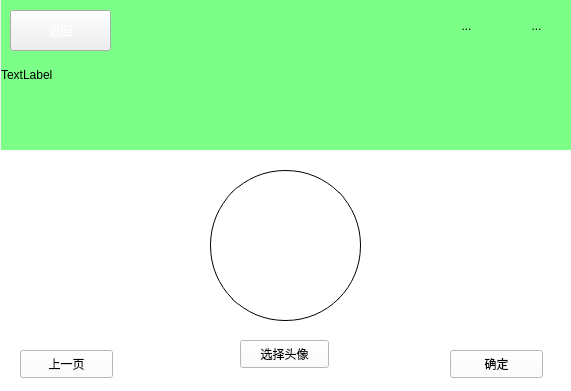
<?xml version="1.0" encoding="UTF-8"?>
<ui version="4.0">
 <class>registerWidget</class>
 <widget class="QWidget" name="registerWidget">
  <property name="geometry">
   <rect>
    <x>0</x>
    <y>0</y>
    <width>571</width>
    <height>391</height>
   </rect>
  </property>
  <property name="windowTitle">
   <string>Form</string>
  </property>
  <widget class="QPushButton" name="returnpushButton">
   <property name="geometry">
    <rect>
     <x>10</x>
     <y>10</y>
     <width>101</width>
     <height>41</height>
    </rect>
   </property>
   <property name="styleSheet">
    <string notr="true">color: rgb(255, 255, 255);
font: 9pt &quot;幼圆&quot;;</string>
   </property>
   <property name="text">
    <string>返回</string>
   </property>
  </widget>
  <widget class="QStackedWidget" name="stackedWidget">
   <property name="geometry">
    <rect>
     <x>0</x>
     <y>150</y>
     <width>571</width>
     <height>251</height>
    </rect>
   </property>
   <property name="styleSheet">
    <string notr="true">background-color: rgb(255, 255, 255);</string>
   </property>
   <property name="currentIndex">
    <number>1</number>
   </property>
   <widget class="QWidget" name="page">
    <widget class="QLabel" name="label">
     <property name="geometry">
      <rect>
       <x>127</x>
       <y>40</y>
       <width>61</width>
       <height>21</height>
      </rect>
     </property>
     <property name="styleSheet">
      <string notr="true">font: 9pt &quot;幼圆&quot;;</string>
     </property>
     <property name="text">
      <string>邮  箱</string>
     </property>
     <property name="alignment">
      <set>Qt::AlignCenter</set>
     </property>
    </widget>
    <widget class="QLabel" name="label_3">
     <property name="geometry">
      <rect>
       <x>127</x>
       <y>100</y>
       <width>61</width>
       <height>20</height>
      </rect>
     </property>
     <property name="styleSheet">
      <string notr="true">font: 9pt &quot;幼圆&quot;;</string>
     </property>
     <property name="text">
      <string>昵  称</string>
     </property>
     <property name="alignment">
      <set>Qt::AlignCenter</set>
     </property>
    </widget>
    <widget class="QLabel" name="label_4">
     <property name="geometry">
      <rect>
       <x>127</x>
       <y>160</y>
       <width>61</width>
       <height>20</height>
      </rect>
     </property>
     <property name="styleSheet">
      <string notr="true">font: 9pt &quot;幼圆&quot;;</string>
     </property>
     <property name="text">
      <string>密  码</string>
     </property>
     <property name="alignment">
      <set>Qt::AlignCenter</set>
     </property>
    </widget>
    <widget class="QLineEdit" name="lineEdit">
     <property name="geometry">
      <rect>
       <x>229</x>
       <y>35</y>
       <width>201</width>
       <height>31</height>
      </rect>
     </property>
     <property name="styleSheet">
      <string notr="true">font: 9pt &quot;幼圆&quot;;</string>
     </property>
     <property name="text">
      <string/>
     </property>
     <property name="placeholderText">
      <string>请输入您的邮箱</string>
     </property>
    </widget>
    <widget class="QLineEdit" name="lineEdit_2">
     <property name="geometry">
      <rect>
       <x>229</x>
       <y>90</y>
       <width>201</width>
       <height>31</height>
      </rect>
     </property>
     <property name="styleSheet">
      <string notr="true">font: 9pt &quot;幼圆&quot;;</string>
     </property>
     <property name="placeholderText">
      <string>您希望的称呼</string>
     </property>
    </widget>
    <widget class="QLineEdit" name="lineEdit_4">
     <property name="geometry">
      <rect>
       <x>229</x>
       <y>155</y>
       <width>201</width>
       <height>31</height>
      </rect>
     </property>
     <property name="styleSheet">
      <string notr="true">font: 9pt &quot;幼圆&quot;;</string>
     </property>
     <property name="text">
      <string/>
     </property>
     <property name="echoMode">
      <enum>QLineEdit::Password</enum>
     </property>
     <property name="placeholderText">
      <string>请设置您的密码</string>
     </property>
    </widget>
    <widget class="QPushButton" name="nextpagepushButton">
     <property name="geometry">
      <rect>
       <x>450</x>
       <y>190</y>
       <width>93</width>
       <height>28</height>
      </rect>
     </property>
     <property name="styleSheet">
      <string notr="true">font: 9pt &quot;幼圆&quot;;</string>
     </property>
     <property name="text">
      <string>下一页</string>
     </property>
    </widget>
   </widget>
   <widget class="QWidget" name="page_2">
    <widget class="QPushButton" name="pushButton_2">
     <property name="geometry">
      <rect>
       <x>450</x>
       <y>300</y>
       <width>93</width>
       <height>28</height>
      </rect>
     </property>
     <property name="text">
      <string>确认</string>
     </property>
    </widget>
    <widget class="QPushButton" name="choosepushButton">
     <property name="geometry">
      <rect>
       <x>240</x>
       <y>190</y>
       <width>89</width>
       <height>28</height>
      </rect>
     </property>
     <property name="styleSheet">
      <string notr="true">font: 9pt &quot;幼圆&quot;;</string>
     </property>
     <property name="text">
      <string>选择头像</string>
     </property>
    </widget>
    <widget class="QPushButton" name="pushButton">
     <property name="geometry">
      <rect>
       <x>450</x>
       <y>200</y>
       <width>93</width>
       <height>28</height>
      </rect>
     </property>
     <property name="styleSheet">
      <string notr="true">font: 9pt &quot;幼圆&quot;;</string>
     </property>
     <property name="text">
      <string>确定</string>
     </property>
    </widget>
    <widget class="QPushButton" name="prepagepushButton">
     <property name="geometry">
      <rect>
       <x>20</x>
       <y>200</y>
       <width>93</width>
       <height>28</height>
      </rect>
     </property>
     <property name="styleSheet">
      <string notr="true">font: 9pt &quot;幼圆&quot;;</string>
     </property>
     <property name="text">
      <string>上一页</string>
     </property>
    </widget>
    <widget class="QLabel" name="headlabel">
     <property name="geometry">
      <rect>
       <x>210</x>
       <y>20</y>
       <width>151</width>
       <height>151</height>
      </rect>
     </property>
     <property name="styleSheet">
      <string notr="true">border-width:1px;
border-radius:75px;
background-color: rgb(255, 255, 255);
border-style:solid;
border-color: rgb(0, 0, 0);

</string>
     </property>
     <property name="text">
      <string/>
     </property>
    </widget>
    <zorder>choosepushButton</zorder>
    <zorder>pushButton_2</zorder>
    <zorder>pushButton</zorder>
    <zorder>prepagepushButton</zorder>
    <zorder>headlabel</zorder>
   </widget>
  </widget>
  <widget class="QToolButton" name="toolButton">
   <property name="geometry">
    <rect>
     <x>436</x>
     <y>10</y>
     <width>61</width>
     <height>31</height>
    </rect>
   </property>
   <property name="text">
    <string>...</string>
   </property>
   <property name="icon">
    <iconset resource="src.qrc">
     <normaloff>:/image/toolicon/reduce-one.png</normaloff>:/image/toolicon/reduce-one.png</iconset>
   </property>
   <property name="autoRaise">
    <bool>true</bool>
   </property>
  </widget>
  <widget class="QToolButton" name="toolButton_2">
   <property name="geometry">
    <rect>
     <x>506</x>
     <y>10</y>
     <width>61</width>
     <height>31</height>
    </rect>
   </property>
   <property name="text">
    <string>...</string>
   </property>
   <property name="icon">
    <iconset resource="src.qrc">
     <normaloff>:/image/toolicon/close-one.png</normaloff>:/image/toolicon/close-one.png</iconset>
   </property>
   <property name="autoRaise">
    <bool>true</bool>
   </property>
  </widget>
  <widget class="QLabel" name="giflabel">
   <property name="geometry">
    <rect>
     <x>1</x>
     <y>-6</y>
     <width>571</width>
     <height>161</height>
    </rect>
   </property>
   <property name="styleSheet">
    <string notr="true">background-color: rgb(123, 255, 134);</string>
   </property>
   <property name="text">
    <string>TextLabel</string>
   </property>
  </widget>
  <zorder>giflabel</zorder>
  <zorder>stackedWidget</zorder>
  <zorder>returnpushButton</zorder>
  <zorder>toolButton</zorder>
  <zorder>toolButton_2</zorder>
 </widget>
 <resources>
  <include location="src.qrc"/>
 </resources>
 <connections/>
</ui>
